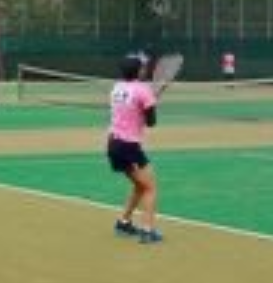
#> input picture Lesson_7/picture/src1.png, 273 x 283 px
$ python ave_image.py
#> lines starting #> are read from the running program, lines starting #| are printed output that depends on the picture
import cv2
import numpy as np

img_src1 = cv2.imread('picture/src1.png', 1)
#> img_src1 is the input picture: shape (283, 273, 3); mean B, G, R 92.9, 125.9, 104.6
img_src2 = cv2.imread('picture/sky.png', 1)
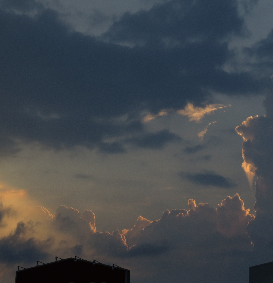
#> input picture Lesson_7/picture/sky.png, 273 x 283 px
#> img_src2 is the input picture: shape (283, 273, 3); mean B, G, R 76.7, 72, 67.4

img_dst = cv2.addWeighted(img_src1, 0.4, img_src2, 0.6, 0.0)
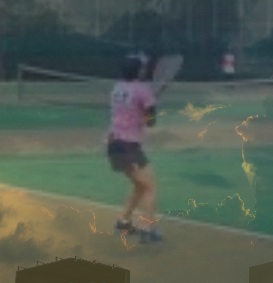
#> img_dst: shape (283, 273, 3); mean B, G, R 83.2, 93.6, 82.3

cv2.imwrite('picture/addweighted.png', img_dst)
